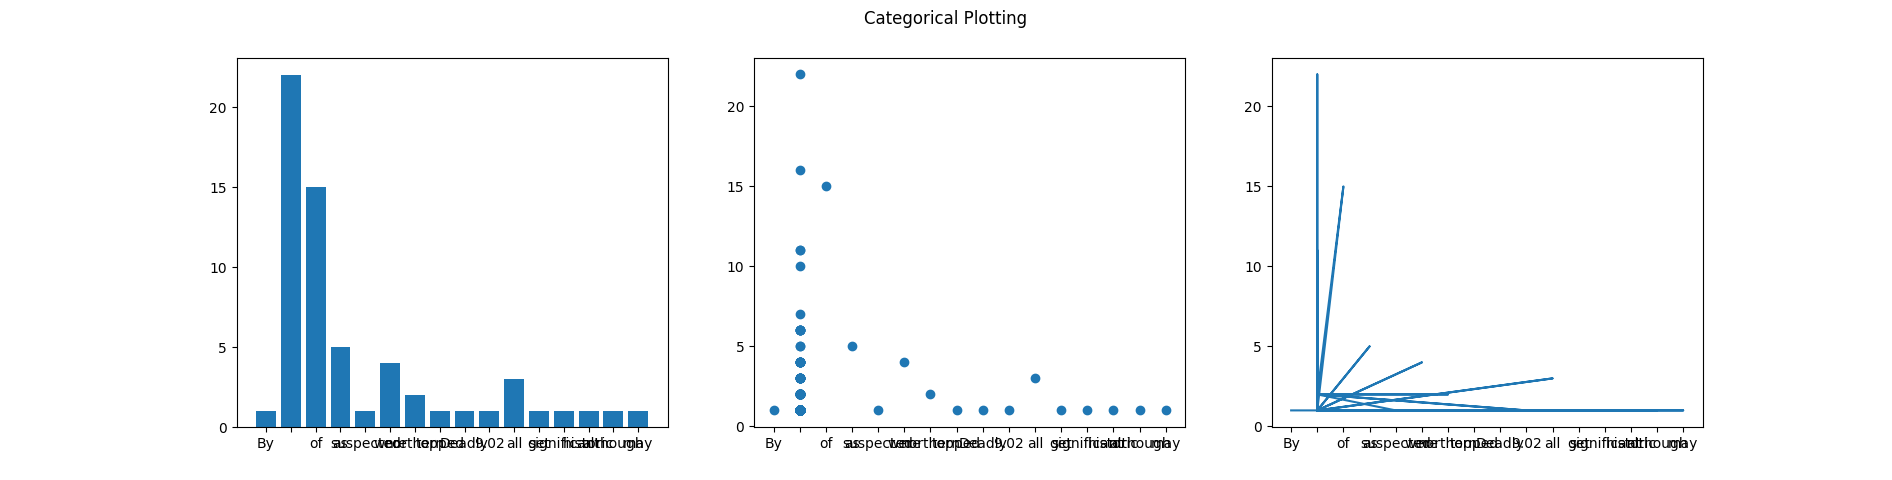

Here is the Python script that generated this plot:
"""
统计单词的个数, 并绘制，柱状图，散点图，折线图
由于单词太多，绘制出的单词的数目过多
"""
import numpy as np
nums={}

with open("News.txt", "r") as f:
    lines=f.readlines()

for line in lines:
    words = line.strip().split()
    for word in words:
        if word in nums:
            nums[word]+=1
        else:
            nums[word]=1

print(len(nums))

write_name="字频.txt"
write_f=open(write_name, "w")
write_content=""
for name, num in nums.items():
    write_content+=name+"\t"+str(num)+"\n"
write_f.write(write_content)
write_f.close()

names, values = [], []
for name, value in nums.items():
    # print(key, value)
    names.append(name)
    values.append(value)
# 随机消失一些名字
names = [name if i%20==0 else '' for i, name in enumerate(names)]

import matplotlib.pyplot as plt
# plt.figure(figsize=(9, 3))
x_major_locator = plt.MultipleLocator(1000)
#把x轴的刻度间隔设置为1，并存在变量里
y_major_locator=plt.MultipleLocator(10)
#把y轴的刻度间隔设置为10，并存在变量里
ax=plt.gca()
#ax为两条坐标轴的实例
ax.xaxis.set_major_locator(x_major_locator)
#把x轴的主刻度设置为1的倍数
ax.yaxis.set_major_locator(y_major_locator)
plt.subplot(131)
plt.bar(names, values)
plt.subplot(132)
plt.scatter(names, values)
plt.subplot(133)
plt.plot(names, values)
plt.suptitle('Categorical Plotting')


plt.savefig("Statistic.png")
plt.show()